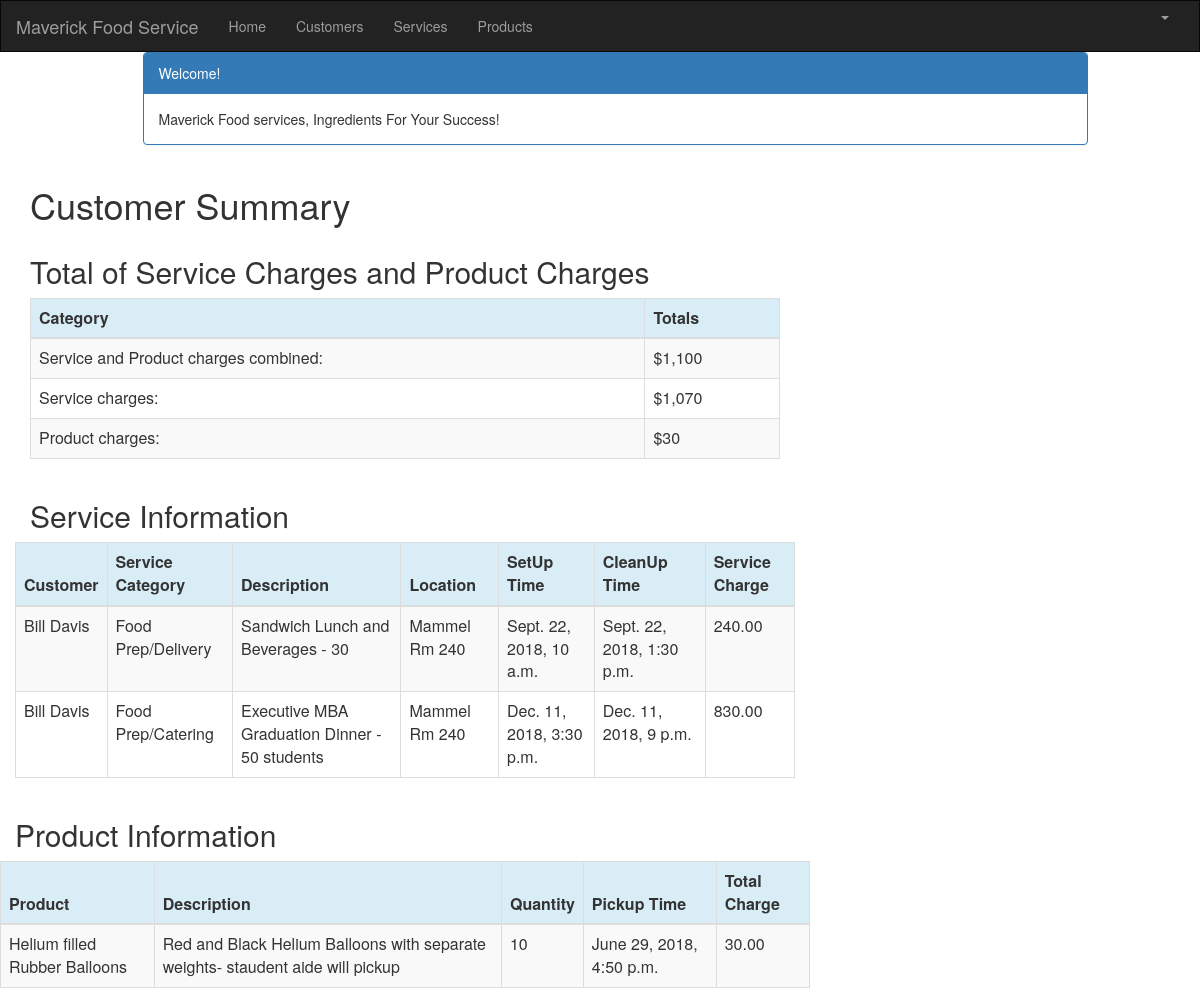
The page /customer/3/summary/ (signed in) on the database its author committed.
### crm/models.py (models this page shows, shortened)
class Service(models.Model):
    cust_name = models.ForeignKey(Customer, on_delete=models.CASCADE, related_name='services')
    service_category = models.CharField(max_length=100)
    description = models.TextField()
    location = models.CharField(max_length=200)
    setup_time = models.DateTimeField(
        default=timezone.now)
    cleanup_time = models.DateTimeField(
        default=timezone.now)
    service_charge = models.DecimalField(max_digits=10, decimal_places=2)
    created_date = models.DateTimeField(
        default=timezone.now)
    updated_date = models.DateTimeField(auto_now_add=True)

class Customer(models.Model):
    cust_name = models.CharField(max_length=50)
    organization = models.CharField(max_length=100, blank=True)
    role = models.CharField(max_length=100)
    email = models.EmailField(max_length=100)
    bldgroom = models.CharField(max_length=100)
    address = models.CharField(max_length=200)
    account_number = models.IntegerField(blank=False, null=False)
    city = models.CharField(max_length=50)
    state = models.CharField(max_length=50)
    zipcode = models.CharField(max_length=10)
    phone_number = models.CharField(max_length=50)
    created_date = models.DateTimeField(
        default=timezone.now)
    updated_date = models.DateTimeField(auto_now_add=True)
    def __str__(self):
        return str(self.cust_name)

class Product(models.Model):
    cust_name = models.ForeignKey(Customer, on_delete=models.CASCADE, related_name='products')
    product = models.CharField(max_length=100)
    p_description = models.TextField()
    quantity = models.IntegerField()
    pickup_time = models.DateTimeField(
        default=timezone.now)
    charge = models.DecimalField(max_digits=10, decimal_places=2)
    created_date = models.DateTimeField(
        default=timezone.now)
    updated_date = models.DateTimeField(auto_now_add=True)

### crm/views.py (the view)
# urls.py: path('customer/<int:pk>/summary/', views.summary, name='summary'),
@login_required
def summary(request, pk):
    customer = get_object_or_404(Customer, pk=pk)
    customers = Customer.objects.filter(created_date__lte=timezone.now())
    services = Service.objects.filter(cust_name=pk)
    products = Product.objects.filter(cust_name=pk)
    sum_service_charge = Service.objects.filter(cust_name=pk).aggregate(Sum('service_charge'))
    sum_product_charge = Product.objects.filter(cust_name=pk).aggregate(Sum('charge'))
    return render(request, 'crm/summary.html', {'customers': customers,
                                                    'products': products,
                                                    'services': services,
                                                    'sum_service_charge': sum_service_charge,
                                                    'sum_product_charge': sum_product_charge,})

### crm/templates/crm/summary.html (shortened to what this page needs)
{% extends 'crm/base.html' %}
{% block content %}
{% load mathfilters %}
{% load humanize %}
<div class="container">
    <div class="row">
        <div class="col-md-10 col-md-offset-1">
            <div class="panel panel-primary">
                <div class="panel-heading">Welcome!</div>
                <div class="panel-body">
                    Maverick Food services, Ingredients For Your Success!
                </div>
            </div>
        </div>
    </div>
</div>
<div class="row">
    <h1 style="padding-left: 15Px">Customer Summary</h1>
</div>
    <div class="row">
        <h2 style="padding-left: 15Px">Total of Service Charges and Product Charges</h2>
    </div>
    <table class="table table-striped table-bordered table-hover" style="width:1000px;">
        <thead>
            <tr class="bg-info">
                <th>Category</th>
                <th>Totals</th>
            </tr>
        </thead>
        <tbody>
            <tr><td>Service and Product charges combined: </td><td>${{ sum_service_charge.service_charge__sum|add:sum_product_charge.charge__sum|intcomma }}</td></tr>
            <tr><td>Service charges: </td><td>${{ sum_service_charge.service_charge__sum|intcomma }}</td></tr>
            <tr><td>Product charges: </td><td>${{ sum_product_charge.charge__sum|intcomma }}</td></tr>
        </tbody>
    </table>
    <div class="row">
        <h2 style="padding-left: 15Px">Service Information</h2>
    </div>
    <div class="row">
        <table class="table table-striped table-bordered table-hover" style="width:1000px;">
            <thead>
            <tr class="bg-info">
                <th>Customer</th>
                <th>Service Category</th>
                <th>Description</th>
                <th>Location</th>
                <th>SetUp Time</th>
                <th>CleanUp Time</th>
                <th>Service Charge</th>
            </tr>
            </thead>
            <tbody>
            {% for service in services %}
                <tr>
                    <td>{{ service.cust_name }}</td>
                    <td>{{ service.service_category }}</td>
                    <td>{{ service.description }}</td>
                    <td>{{ service.location }}</td>
                    <td>{{ service.setup_time }}</td>
                    <td>{{ service.cleanup_time }}</td>
                    <td>{{ service.service_charge|intcomma }}</td>
                </tr>
            {% endfor %}
            </tbody>
        </table>
<div class="row">
    <h2 style="padding-left: 15Px">Product Information</h2>
    </div>
    <div class="row">
        <table class="table table-striped table-bordered table-hover" style="width:1000px;">
            <thead>
            <tr class="bg-info">
                <th>Product</th>
                <th>Description</th>
                <th>Quantity</th>
                <th>Pickup Time</th>
                <th>Total Charge</th>
            </tr>
            </thead>
            <tbody>
            {% for product in products %}
                <tr>
                    <td>{{ product.product }}</td>
                    <td>{{ product.p_description }}</td>
                    <td>{{ product.quantity|intcomma }}</td>
                    <td>{{ product.pickup_time }}</td>
                    <td>{{ product.charge|intcomma }}</td>
                </tr>
            {% endfor %}
            </tbody>
        </table>
    </div>
</div>
{% endblock %}

### rows shown on the page
Service: cust_name "Bill Davis", service_category "Food Prep/Delivery", description "Sandwich Lunch and Beverages - 30", location "Mammel Rm 240", setup_time "Sept. 22, 2018, 10 a.m.", cleanup_time "Sept. 22, 2018, 1:30 p.m.", service_charge "240.00"
Service: cust_name "Bill Davis", service_category "Food Prep/Catering", description "Executive MBA Graduation Dinner - 50 students", location "Mammel Rm 240", setup_time "Dec. 11, 2018, 3:30 p.m.", cleanup_time "Dec. 11, 2018, 9 p.m.", service_charge "830.00"
Product: product "Helium filled Rubber Balloons", p_description "Red and Black Helium Balloons with separate weights- staudent aide will pickup", quantity "10", pickup_time "June 29, 2018, 4:50 p.m.", charge "30.00"

### other values the page prints
{{ sum_service_charge.service_charge__sum|intcomma }} "1,070"
{{ sum_product_charge.charge__sum|intcomma }} "30"
